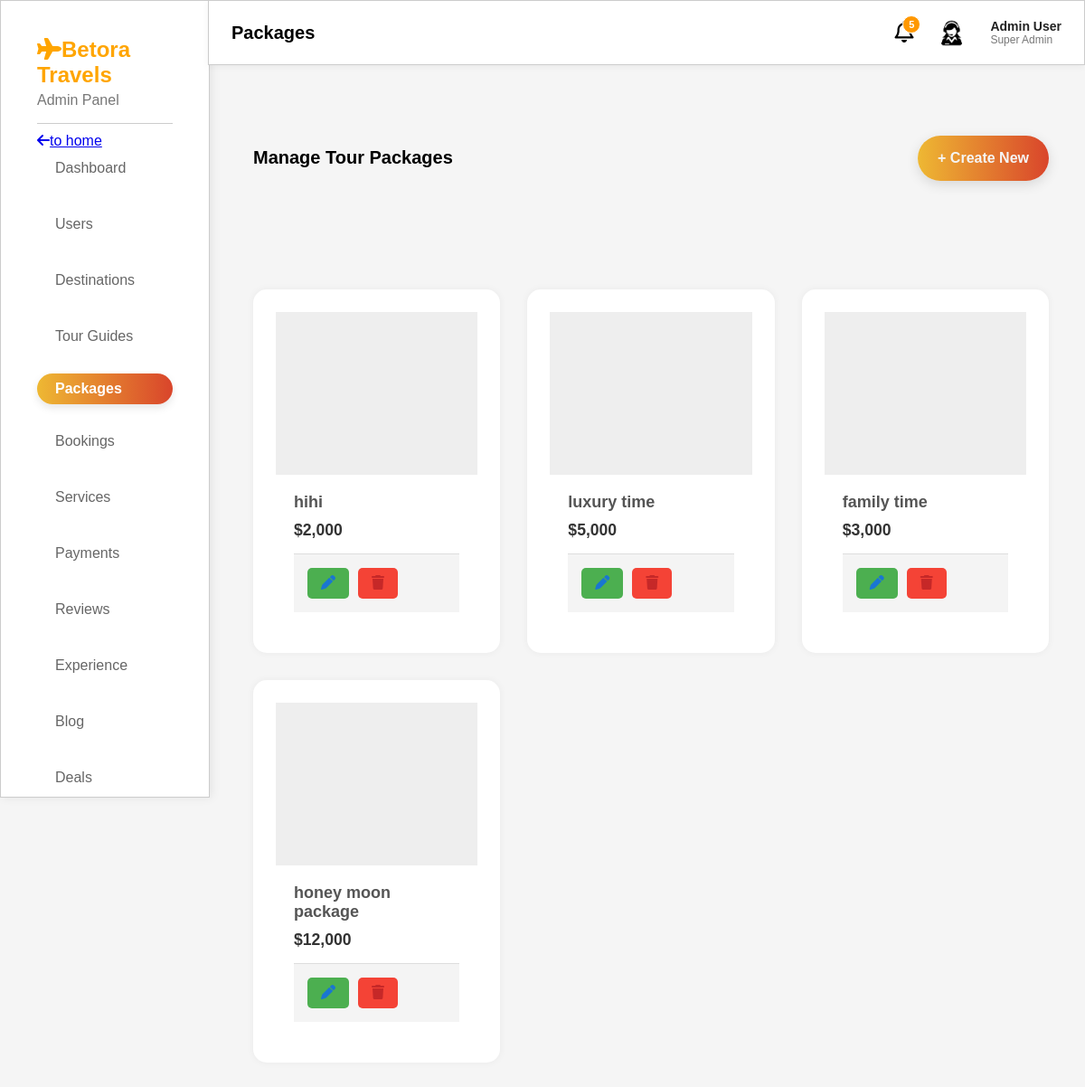
Screenshot of /admin/packages.php with the database file from the repository.
### tables this page shows
CREATE TABLE `packages` (
  `id` int(11) NOT NULL,
  `title` varchar(150) DEFAULT NULL,
  `type` enum('honeymoon','family','adventure','luxury','budget') DEFAULT NULL,
  `description` text DEFAULT NULL,
  `price` decimal(10,2) DEFAULT NULL,
  `duration` varchar(50) DEFAULT NULL,
  `includes` text DEFAULT NULL,
  `rating` decimal(3,2) DEFAULT NULL,
  `image` varchar(255) DEFAULT NULL,
  `max_people` int(11) DEFAULT 1,
  `featured` tinyint(1) DEFAULT 0
);

### admin/packages.php (the view, shortened to what this page needs)
<?php
$conn = new mysqli("localhost", "root", "", "travel_db");
$result = $conn->query("SELECT * FROM packages ORDER BY id DESC");
?>
<!DOCTYPE html>
<html lang="en">
<head>
    <link rel="stylesheet" href="package.css">
    <?php include "layout.php"; ?>
    <link rel="stylesheet" href="https://cloudflare.com">
</head>
<body>
    <div class="admin-controls">
        <h1>Manage Tour Packages</h1>
        <a href="add_package.php" class="login-pill" style="text-decoration:none;">+ Create New</a>
    </div>
    <section class="packages">
        <div class="package-grid">
            <?php while($row = $result->fetch_assoc()): ?>
                <div class="card">
                    <div class="fade-slider" style="height:180px;">
                    </div>
                    <div class="card-content">
                        <h3><?php echo $row['title']; ?></h3>
                        <div class="budget">$<?php echo number_format($row['price']); ?></div>
                        <div class="admin-actions">
                            <a href="edit_packages.php?id=<?php echo $row['id']; ?>" class="btn-edit"><i class="fa-solid fa-pen"></i></a>
                            <a href="delete_package.php?id=<?php echo $row['id']; ?>" class="btn-delete" onclick="return confirm('Delete this?')"><i class="fa-solid fa-trash"></i></a>
                        </div>
                    </div>
                </div>
            <?php endwhile; ?>
        </div>
    </section>
</body>
</html>

### admin/package.css (style rules this page uses)
body { font-family: 'Segoe UI', Tahoma, Geneva, Verdana, sans-serif; padding: 0; box-sizing: border-box; background-color: #f9f9f9; }
.login-pill { white-space: nowrap; font-size: 1rem; display: flex; align-items: center; gap: 10px; padding: 10px 22px; border: none; border-radius: 50px; background: linear-gradient(90deg, #eeb833 0%, #d9452b 100%); color: whitesmoke; font-weight: 600; cursor: pointer; box-shadow: 0 4px 14px rgba(0,0,0,0.12); transition: all 0.3s ease; }
.admin-controls { margin-left: 240px; }
.packages { padding: 40px 20px; max-width: 1200px; margin: 0 auto; margin-left: 240px; }
.card { grid-column: span 2; background: white; border-radius: 10px; box-shadow: 0 4px 8px rgba(0,0,0,0.1); overflow: hidden; transition: transform 0.3s ease; }
.card-content { padding: 20px; }
.card-content h3 { margin: 0 0 10px; color: #333; }
.package-grid { display: grid; grid-template-columns: repeat(6, 1fr); gap: 30px; max-width: 1200px; padding: 40px 20px; }
.fade-slider { width: 100%; height: 200px; position: relative; background: #eee; overflow: hidden; }
.budget { font-weight: 700; color: #333; font-size: 1.1em; margin-bottom: 15px; }

### admin/style.css (style rules this page uses)
body { margin:0; font-family:Arial; background:#f5f5f5; }
.card { background:white; padding:25px; border-radius:15px; box-shadow:0 0 8px rgba(0,0,0,0.05); }
.card h3 { color:#555; font-size:18px; }
h1 { font-size: 20px; }
.btn-edit { color:#1976d2 !important; border-color:#1976d2 !important; }
.btn-delete { color:#c62828 !important; border-color:#c62828 !important; }

### admin/packages.php (style rules this page uses)
.admin-controls { display: flex; justify-content: space-between; padding: 20px 40px; margin-top: 130px; }
.package-grid { margin-top: 20px; }
.admin-actions { padding: 15px; display: flex; gap: 10px; background: #f4f4f4; border-top: 1px solid #ddd; }
.btn-edit { background: #4CAF50; color: white; padding: 8px 15px; border-radius: 5px; text-decoration: none; }
.btn-delete { background: #f44336; color: white; padding: 8px 15px; border-radius: 5px; text-decoration: none; }

### rows the page displays
packages: title "hihi", price "2,000"
packages: title "luxury time", price "5,000"
packages: title "family time", price "3,000"
packages: title "honey moon package", price "12,000"

### other values shown
$pageTitle "Packages"
